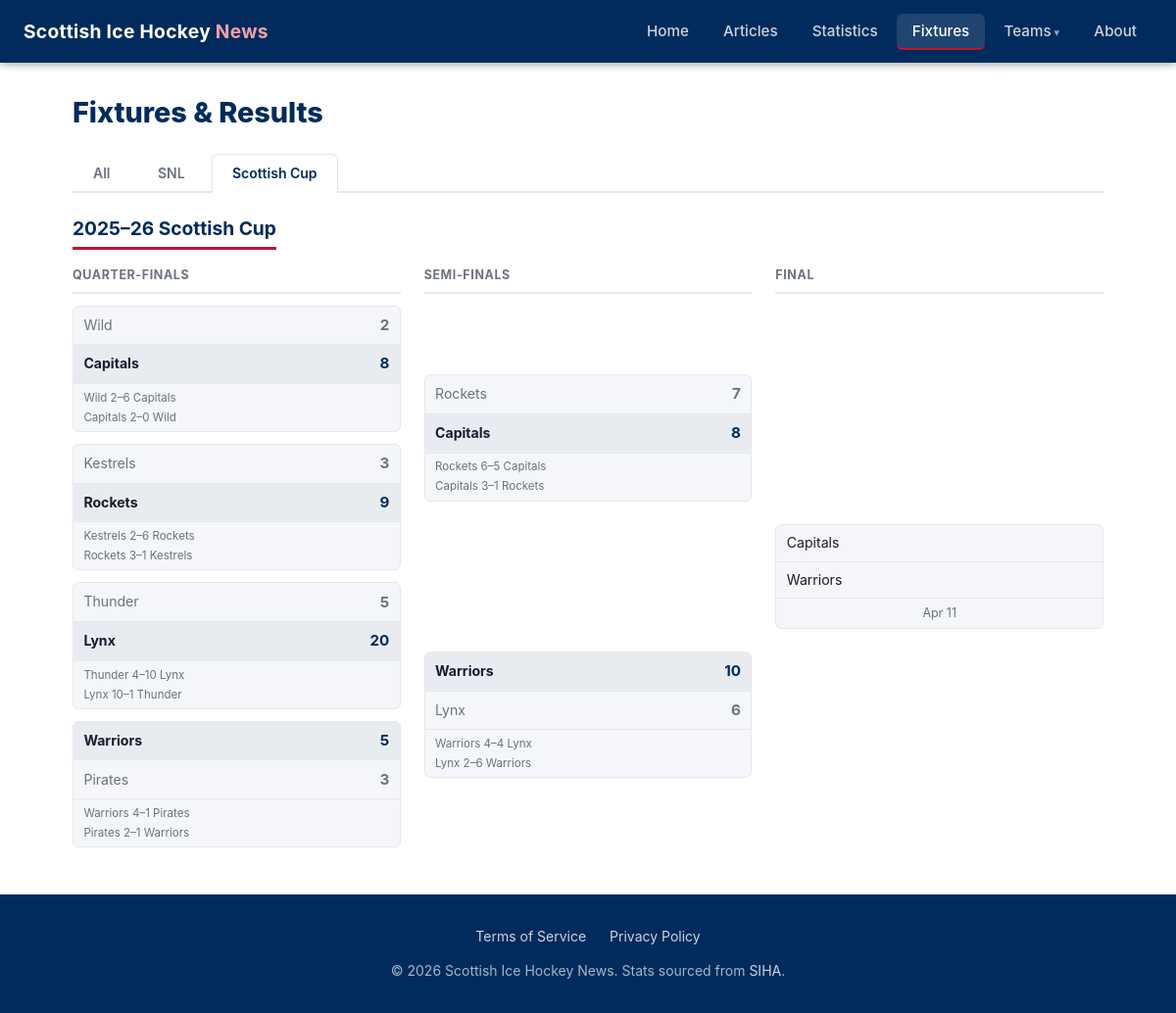
Page /fixtures/?comp=Scottish+Cup on the earlier database version.
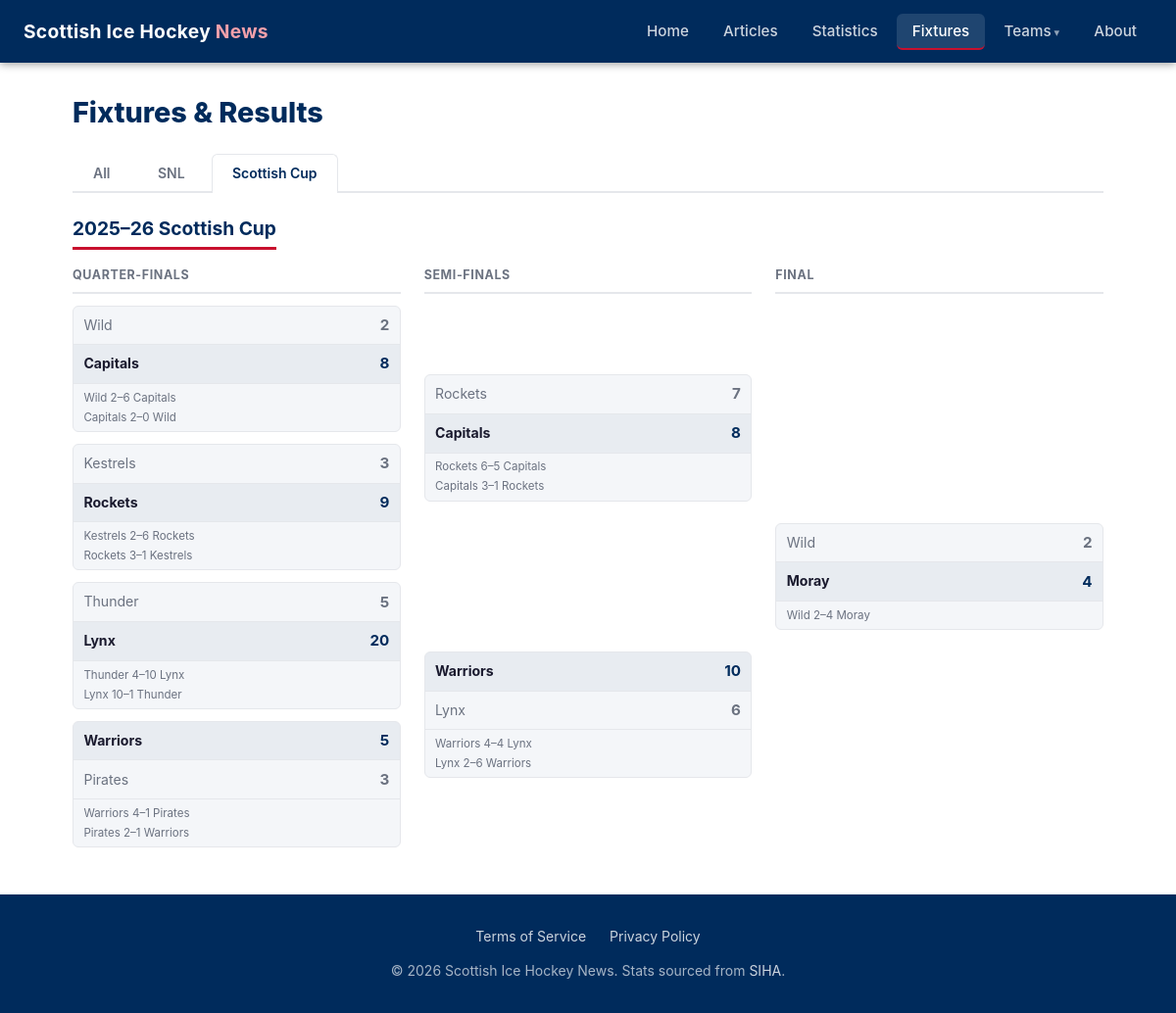
Same page on the later database version.
### tables this page shows
CREATE TABLE fixtures (
            event_id       INTEGER PRIMARY KEY,
            competition_id INTEGER NOT NULL REFERENCES competitions(id),
            date           TEXT,
            home_team_id   INTEGER REFERENCES teams(id),
            away_team_id   INTEGER REFERENCES teams(id),
            home_score     INTEGER,
            away_score     INTEGER,
            status         TEXT    NOT NULL DEFAULT 'scheduled',
            scraped_at     TEXT    NOT NULL
        , event_url TEXT, season TEXT NOT NULL DEFAULT '2025-26');

CREATE TABLE teams (
            id   INTEGER PRIMARY KEY,
            slug TEXT    NOT NULL UNIQUE,
            name TEXT    NOT NULL
        );

### web/app.py (the view)
@app.route("/fixtures/")
def fixtures():
    season = request.args.get("season", CURRENT_SEASON)
    if season not in SEASONS:
        season = CURRENT_SEASON
    comp = request.args.get("comp", "all")
    all_fixtures = db_queries.get_all_fixtures(comp, season=season)
    upcoming = [f for f in all_fixtures if f["status"] == "scheduled"]
    results = [f for f in all_fixtures if f["status"] == "final"]
    bracket = None
    if comp == "Scottish Cup" and season == CURRENT_SEASON:
        all_ids = [eid for rd in CUP_BRACKET for leg in rd["matchups"] for eid in leg]
        bracket = _build_cup_bracket(db_queries.get_fixtures_by_ids(all_ids))
    return render_template(
        "fixtures.html",
        comp=comp,
        competitions=["all"] + COMPETITIONS,
        season=season,
        seasons=SEASONS,
        upcoming=upcoming,
        results=results,
        bracket=bracket,
    )

### web/app.py (called while the page is built)
@app.template_filter("short_name")
def short_name_filter(db_name):
    return TEAM_DISPLAY.get(db_name, {}).get("short", db_name)

@app.context_processor
def inject_globals():
    return {
        "current_year": date.today().year,
        "team_display": TEAM_DISPLAY,
        "static_version": STATIC_VERSION,
    }

### web/db_queries.py (called while the page is built)
def get_connection():
    conn = sqlite3.connect(DB_PATH)
    conn.row_factory = sqlite3.Row
    conn.execute("PRAGMA journal_mode=WAL")
    conn.execute("PRAGMA foreign_keys=ON")
    return conn

def get_fixtures_by_ids(event_ids):
    if not event_ids:
        return {}
    conn = get_connection()
    try:
        placeholders = ','.join('?' * len(event_ids))
        rows = conn.execute(
            f"""
            SELECT f.event_id, f.date, f.status, f.home_score, f.away_score,
                   ht.name AS home_team, at.name AS away_team
            FROM fixtures f
            JOIN teams ht ON ht.id = f.home_team_id
            JOIN teams at ON at.id = f.away_team_id
            WHERE f.event_id IN ({placeholders})
            """,
            event_ids,
        ).fetchall()
        return {r['event_id']: dict(r) for r in rows}
    finally:
        conn.close()

### web/templates/fixtures.html (shortened to what this page needs)
{% extends "base.html" %}
{% block content %}
<h1 class="page-title">Fixtures &amp; Results</h1>
<div class="comp-tabs">
  {% for c in competitions %}
    <a href="{{ url_for('fixtures', comp=c) }}"
       class="comp-tab {{ 'active' if c == comp else '' }}">
      {{ 'All' if c == 'all' else c }}
    </a>
  {% endfor %}
</div>
{% if bracket %}
  <h2 class="section-title">2025–26 Scottish Cup</h2>
  <div class="bracket">
    {% for rnd in bracket %}
      <div class="bracket-round">
        <div class="bracket-round-name">{{ rnd.name }}</div>
        <div class="bracket-slots">
          {% for m in rnd.matchups %}
            <div class="bracket-slot">
              <div class="bracket-match">
                <div class="bracket-team {{ 'winner' if m.winner == m.team1 else ('loser' if m.winner else '') }}">
                  <span class="bracket-team-name">{{ m.team1 | short_name }}</span>
                  {% if m.t1_agg is not none %}
                    <span class="bracket-agg">{{ m.t1_agg }}</span>
                  {% endif %}
                </div>
                <div class="bracket-team {{ 'winner' if m.winner == m.team2 else ('loser' if m.winner else '') }}">
                  <span class="bracket-team-name">{{ m.team2 | short_name }}</span>
                  {% if m.t2_agg is not none %}
                    <span class="bracket-agg">{{ m.t2_agg }}</span>
                  {% endif %}
                </div>
                {% if m.status == 'final' and m.legs | length >= 2 %}
                  <div class="bracket-legs">
                    {% for leg in m.legs %}
                      <a href="{{ url_for('event_detail', event_id=leg.event_id) }}" class="bracket-leg-link">
                        {{ leg.home_team | short_name }} {{ leg.home_score }}–{{ leg.away_score }} {{ leg.away_team | short_name }}
                      </a>
                    {% endfor %}
                  </div>
                {% elif m.status == 'final' and m.legs %}
                  <div class="bracket-legs">
                    <a href="{{ url_for('event_detail', event_id=m.legs[0].event_id) }}" class="bracket-leg-link">
                      {{ m.legs[0].home_team | short_name }} {{ m.t1_agg }}–{{ m.t2_agg }} {{ m.legs[0].away_team | short_name }}
                    </a>
                  </div>
                {% elif m.status == 'scheduled' and m.date %}
                  <div class="bracket-date">{{ m.date }}</div>
                {% endif %}
              </div>
            </div>
          {% endfor %}
        </div>
      </div>
    {% endfor %}
  </div>
{% endif %}
{% endblock %}

Differences in the rows shown:
changed fixtures: team1|short_name "Capitals" → "Wild"; team2|short_name "Warriors" → "Moray"; status "scheduled" → "final" (drawn)
Other differences:
list line gone: "Apr 11"
new list line: "2 4 Wild 2 – 4 Moray"
